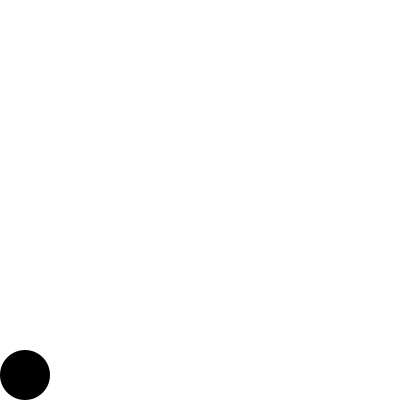
Frame 1 (no input)
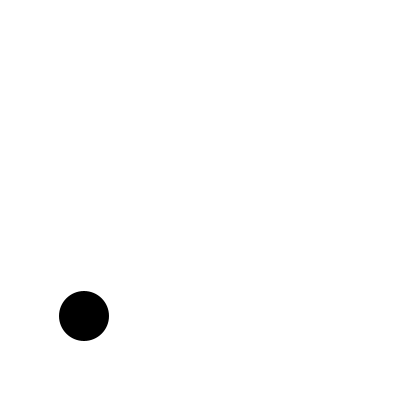
Frame 60 (the mouse pressed at the canvas centre just before this capture)
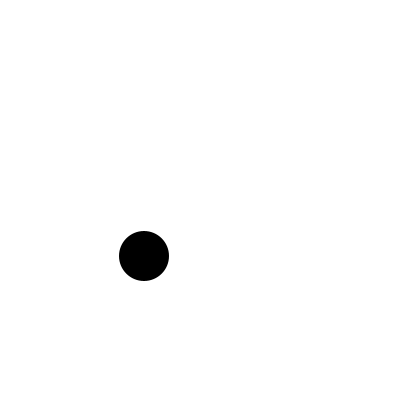
Frame 120 (the mouse held since frame 60 and released just before this capture)

The Processing sketch that drew these frames (run headless with seeded random() and noise(); from frame 60 on, the mouse is pressed at the canvas centre):

// Processing sketch: sketch_250917a
// ── sketch_250917a.pde
//Henry Wrede Black, Joey Burvis
//small black circle that moves up diagonally

float x; //x value for the circle
float y; //y value for the circle

void setup() {
  size(400, 400);
  x = width - width;
  y = height - 50;
}

void draw() {
  background(255);
  ellipseMode(CORNER);

  noStroke();
  fill(0);

  ellipse(x, y, 50, 50);

  x = x + 1; //increments the circle right 1 every frame
  y = y - 1; //increments the circle up 1 every frame
}
